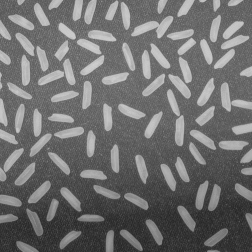
#> input picture rice.tif, 252 x 252 px
$ python lab2.py
#> lines starting #> are read from the running program, lines starting #| are printed output that depends on the picture; after the words box and inside, x2 and y2 are one past the last pixel; in counts of white or black regions, pixels touching at a corner belong together
# Write a MATLAB/Python program to read ‘rice.tif’ image, count number of
# rice and display area (also specific range), major axis length, and perimeter.

import cv2
import numpy as np
import matplotlib.pyplot as plt
from skimage.measure import label, regionprops

# Read rice image
image = cv2.imread("rice.tif", cv2.IMREAD_GRAYSCALE)
#> image is the input picture: shape (252, 252); min 40, max 204, mean 110.9

# Display original image
plt.figure(figsize=(6, 6))
plt.imshow(image, cmap="gray")
plt.title("Original Rice Image")
plt.axis("off")
plt.show()

# Convert image to binary
_, binary = cv2.threshold(
    image, 0, 255,
    cv2.THRESH_BINARY + cv2.THRESH_OTSU
)
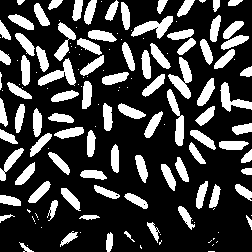
#> binary: shape (252, 252); 25.6% white; 148 white regions (60 under 20 px), largest, box (x1, y1, x2, y2) and area: (168, 57, 192, 99) 448, (131, 16, 173, 39) 429, (38, 58, 76, 86) 423

# Remove small noise
kernel = np.ones((3, 3), np.uint8)
binary = cv2.morphologyEx(binary, cv2.MORPH_OPEN, kernel)
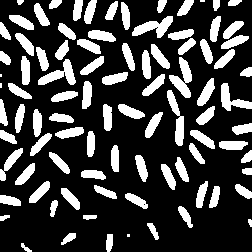
#> binary: shape (252, 252); 24.9% white; 91 white regions (4 under 20 px)

# Label connected rice grains
label_image = label(binary > 0)
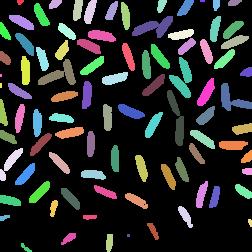
#> label_image: shape (252, 252) int32; 92 distinct labels, from 0 to 91; one colour per label, 0 black

# Measure properties
properties = regionprops(label_image)
#> properties = 91 regions; largest, box (x1, y1, x2, y2) and area: (169, 57, 192, 98) 442, (132, 16, 173, 38) 425, (38, 59, 76, 85) 419, (167, 90, 184, 146) 404, (221, 83, 252, 111) 370

# Remove very small objects
properties = [p for p in properties if p.area > 50]
#> properties = 83 regions; largest, box (x1, y1, x2, y2) and area: (169, 57, 192, 98) 442, (132, 16, 173, 38) 425, (38, 59, 76, 85) 419, (167, 90, 184, 146) 404, (221, 83, 252, 111) 370

# Number of rice grains
number_of_rice = len(properties)
#> number_of_rice = 83

print("Number of rice grains:", number_of_rice)
#| Number of rice grains: 83
print()

# Display measurements
print("Rice No.\tArea\t\tMajor Axis Length\tPerimeter")
print("-" * 65)

for i, prop in enumerate(properties, start=1):
    print(
        f"{i}\t\t"
        f"{prop.area:.2f}\t\t"
        f"{prop.major_axis_length:.2f}\t\t\t"
        f"{prop.perimeter:.2f}"
    )
#> this loop made 83 passes
#| 1		85.00		14.37			34.73
#| 2		163.00		23.27			53.31
#| 3		195.00		26.91			61.21
#| 4		89.00		14.95			36.73
#| 5		154.00		21.79			52.04
#| 6		65.00		11.61			29.66
#| 7		66.00		14.38			31.28
#| 8		144.00		22.10			51.21
#> (further printed lines are left out)

# ---------------------------------------
# Specific Area Range
# ---------------------------------------

min_area = 100
max_area = 500

selected_rice = [
    p for p in properties
    if min_area <= p.area <= max_area
]
#> selected_rice = 72 regions; largest, box (x1, y1, x2, y2) and area: (169, 57, 192, 98) 442, (132, 16, 173, 38) 425, (38, 59, 76, 85) 419, (167, 90, 184, 146) 404, (221, 83, 252, 111) 370

print()
print(f"Rice with area between {min_area} and {max_area}: "
      f"{len(selected_rice)}")
#| Rice with area between 100 and 500: 72

# Display selected rice grains
selected_image = np.zeros_like(label_image)

for p in selected_rice:
    selected_image[label_image == p.label] = 1
#> this loop made 72 passes
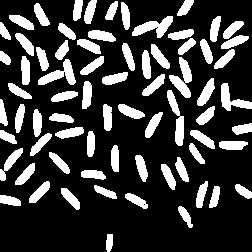
#> selected_image: shape (252, 252) int32; values 0 (black) and 1 (white), 23.2% white; 72 white regions, largest, box (x1, y1, x2, y2) and area: (169, 57, 192, 98) 442, (132, 16, 173, 38) 425, (38, 59, 76, 85) 419

plt.figure(figsize=(6, 6))
plt.imshow(selected_image, cmap="gray")
plt.title(
    f"Rice with Area {min_area}-{max_area} pixels"
)
plt.axis("off")
plt.show()
